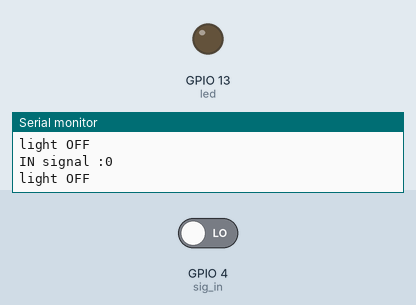
Simulated run of this sketch. Board: ESP8266 (NodeMCU). Shown: output pins drawn as LEDs (lit = HIGH), the last lines printed to the serial monitor. The test bench sets the inputs (shaded band); at power-on: GPIO 4 (sig_in) LOW. WiFi joins after 1.5 s; servers stay silent unless stated.

Above: at 3.0 s.
3.1 s: GPIO 4 (sig_in) driven HIGH
At 5.2 s:
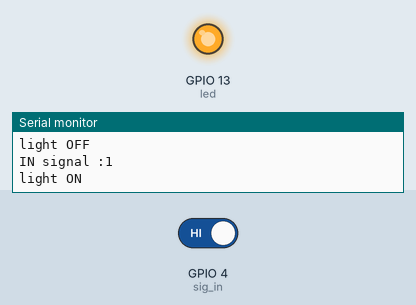
Timing chart, 0 to 6.7 s (numbered marks = the images above; inputs shaded):
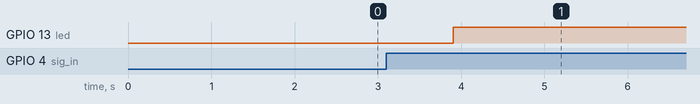

The sketch:

IoT_nodeMCU_Master_NotifyWithLED.ino
```cpp
//nodeMCU PinNum가 아두이노랑 다릅니다.
#define BLYNK_PRINT Serial
#include <ESP8266WiFi.h>
#include <BlynkSimpleEsp8266.h>


char auth[] = "BgBiHm10oDAsTKavCIDFvnz3MzZ8vGwO";

// Your WiFi credentials.
// Set password to "" for open networks.
char ssid[] = "Bizschool4_2.4G";
char pass[] = "12345678";

int alarmPin = 4;
int led = 13;
int sig_in = 4;
int sig_save = 0;

SimpleTimer timer;


void setup() {
  // put your setup code here, to run once:
pinMode(led, OUTPUT);
pinMode(sig_in, INPUT);
Serial.begin(9600);
Blynk.begin(auth, ssid, pass);
}

void loop() {
  // put your main code here, to run repeatedly:
Blynk.run();

// 아두이노 신호를 받아 sig_save에 저장
sig_save = digitalRead(sig_in);
Serial.print("IN signal :");
Serial.println(sig_save);
delay(300);

// 아두이노 신호가 '1'일 때, light on
if(sig_save==HIGH){
  digitalWrite(led,HIGH);
Serial.println("light ON");
Blynk.notify("The Door is open!! Please Check the room!");
delay(5000);
}

// 아두이노 신호가 '0'일 떄, light off
if(sig_save==LOW){
  digitalWrite(led,LOW);
Serial.println("light OFF");
delay(300);
}
}
```

Measured:
- after the input at 3.1 s, GPIO 13 (led): LOW → HIGH after 0.81 s
